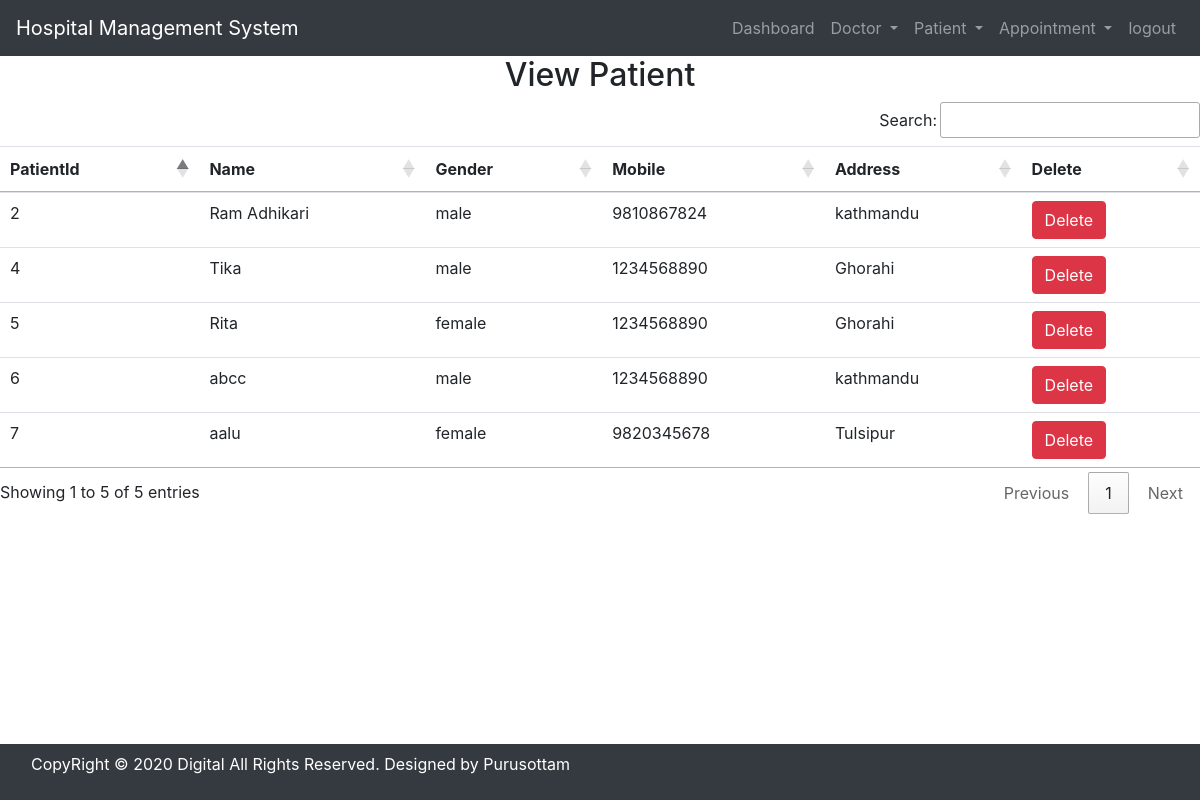
Page /view_patient/ (signed in) on the committed database.
### hospital/models.py (models this page shows, shortened)
class Patient(models.Model):
    name = models.CharField(max_length=50)
    gender = models.CharField(max_length=10)
    mobile = models.IntegerField(null=True)
    address = models.TextField()

### hospital/views.py (the view)
# urls.py: path('view_patient/', View_Patient, name='view_patient'),
def View_Patient(request):
    if not request.user.is_staff:
        return redirect('login')
    doc = Patient.objects.all()
    d = {'doc': doc}
    return render(request, 'view_patient.html', d)

### hospital/templates/view_patient.html
{% include 'base.html' %}
{% include 'navigation.html' %}
{% block content %}
<div>
    <h2 class="text-center">View Patient</h2>
    <table id="example" class="table table-hover">
        <thead>
            <tr>
                <th>PatientId</th>
                <th>Name</th>
                <th>Gender</th>
                <th>Mobile</th>
                <th>Address</th>
                <th>Delete</th>
            </tr>
        </thead>
        <tbody>
            {% for i in doc %}
            <tr>
                <td>{{i.id}}</td>
                <td>{{i.name}}</td>
                <td>{{i.gender}}</td>
                <td>{{i.mobile}}</td>
                <td>{{i.address}}</td>
                <td><a href="{% url 'delete_patient' i.id %}"
                        onclick="return confirm('Are you sure you wannt to delete?')" class="btn btn-danger">Delete</a>
                </td>
            </tr>
            {% endfor %}
        </tbody>
    </table>
</div>
{% endblock content%}
{% include 'footer.html' %}

### rows in the picture
Patient: id "2", name "Ram Adhikari", gender "male", mobile "9810867824", address "kathmandu"
Patient: id "4", name "Tika", gender "male", mobile "1234568890", address "Ghorahi"
Patient: id "5", name "Rita", gender "female", mobile "1234568890", address "Ghorahi"
Patient: id "6", name "abcc", gender "male", mobile "1234568890", address "kathmandu"
Patient: id "7", name "aalu", gender "female", mobile "9820345678", address "Tulsipur"
